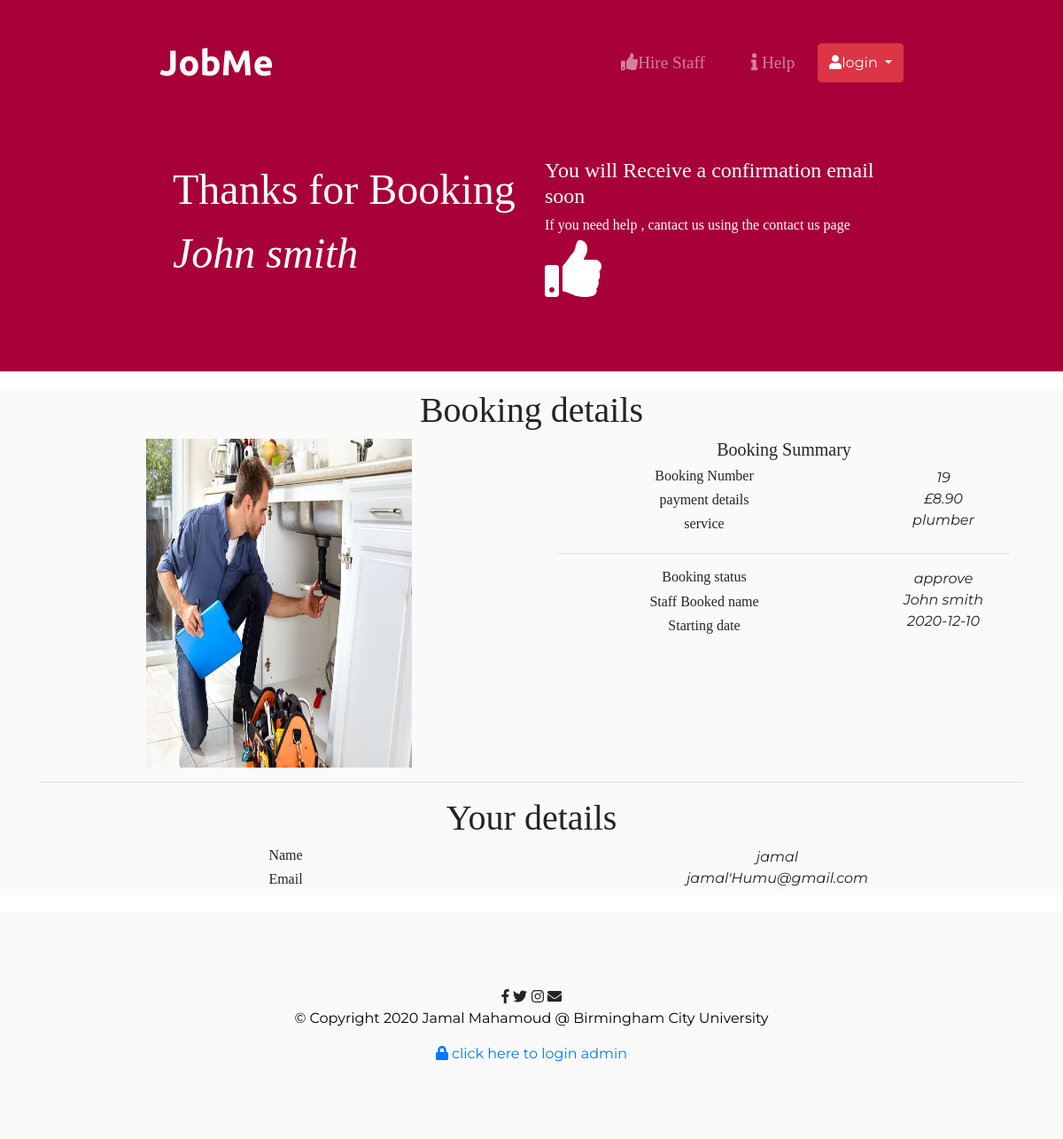
The page /Booked.php?bookID=3 on the database its author committed.
### tables this page shows
CREATE TABLE `jobseeker` (
  `jobseeker_Id` int(11) NOT NULL,
  `jobseeker_Name` varchar(100) NOT NULL,
  `jobseeker_description` varchar(300) NOT NULL,
  `jobseker_wage` varchar(500) NOT NULL,
  `jobseeke_service` varchar(300) NOT NULL,
  `jobseeker_tag` varchar(300) NOT NULL,
  `jobseeker_availability` varchar(35) NOT NULL,
  `Role_ID` int(2) NOT NULL,
  `jobseeker_image` text NOT NULL DEFAULT 'avatar.jpg'
);

CREATE TABLE `Booking` (
  `Bookind_id` int(5) NOT NULL,
  `Booking_jobseeker_id` int(5) NOT NULL,
  `Booking_customer` varchar(200) NOT NULL,
  `Booking_email` varchar(200) NOT NULL,
  `Booking_desc` text NOT NULL,
  `Booking_status` varchar(200) NOT NULL DEFAULT 'Waiting for approval',
  `Booking_date` date NOT NULL
);

### Booked.php (the view, shortened to what this page needs)
<?php  include "Includes/head.php";?>
<body>
      <section class="colored-section" id="title">
        <div class="container-fluid">
    <?php  include "Includes/nav.php";?>
    <?php
    if (isset($_GET['bookID'])) {
    $booked = $_GET['bookID'];
    }
    $query = "SELECT * FROM Jobseeker WHERE  jobseeker_Id = $booked";
            $select_all_posts_query = mysqli_query($connection,$query);
            while($row = mysqli_fetch_assoc($select_all_posts_query)) {
            $jobseeker_name= $row['jobseeker_Name'];
            $jobseker_wage = $row['jobseker_wage'];
            $jobseeker_image = $row['jobseeker_image'];
          $jobseeke_service = $row['jobseeke_service'];
        $jobseker_wage = $row['jobseker_wage'];
?>
<div class="container">
<div class="row">
<div class="col-lg-6">
  <h1 class="big-heading"> Thanks for Booking <em><?php echo "$jobseeker_name "?></em>   </h1>
</div>
<div class="pricing-column col-lg-6">
<h4>You will Receive a confirmation email soon</h4>
<h6>If you need help , cantact us using the contact us page </h6>
  <i class=" fas fa-thumbs-up fa-4x"></i>
  </div>
</div>
</div>
</section>
<?php
    }
     ?>
     <?php
       $query = "SELECT * FROM Booking WHERE Booking_jobseeker_id = $booked";
               $select_all_posts_query = mysqli_query($connection,$query);
               while($row = mysqli_fetch_assoc($select_all_posts_query)) {
               $Bookind_id = $row['Bookind_id'];
               $Booking_customer = $row['Booking_customer'];
               $Booking_email = $row['Booking_email'];
                 $Booking_status = $row['Booking_status'];
                 $Booking_date = $row['Booking_date'];
               }
     ?>
<section class="white-section">
  <div class="container" >
  <h1>Booking details</h1>
  <div class="row">
    <div class="col-lg-6">
      <img src="images\<?php echo $jobseeker_image; ?>" width="300" height="371"alt="...">
    </div>
    <div class="col-lg-6">
        <h5>Booking Summary</h5>
      <div class="container">
        <div class="row">
        <div class="col-lg-8">
          <h6>Booking Number</h6>
          <h6>payment details</h6>
          <h6>service</h6>
        </div>
        <div class="col-lg-4">
           <em><?php echo $Bookind_id ?> </em> <br>
            <em><?php echo $jobseker_wage ?> </em> <br>
             <em><?php  echo $jobseeke_service ?></em> <br>
        </div>
        </div>
        <hr>
        <div class="row">
        <div class="col-lg-8">
          <h6>Booking status</h6>
        <h6>Staff Booked name</h6>
            <h6>Starting date</h6>
        </div>
        <div class="col-lg-4">
            <em><?php echo $Booking_status ?> </em> <br>
          <em><?php echo $jobseeker_name ?> </em> <br>
          <em><?php  echo $Booking_date ?></em> <br>
        </div>
        </div>
      </div>
  </div>
  </div>
<hr>
  <div class="row">
    <div class="col-lg-12">
  <h1>Your details</h1>
  <div class="container">
    <div class="row">
      <div class="col-lg-6">
        <h6>Name </h6>
      <h6>Email</h6>
      </div>
      <div class="col-lg-6">
        <em><?php echo $Booking_customer?> </em> <br>
        <em><?php  echo  $Booking_email ?></em> <br>
      </div>
    </div>
  </div>
    </div>
    </div>
    </section>
    <?php  include "Includes/footer.php";?>

### css/styles.css (style rules this page uses)
body { font-family: "Montserrat"; text-align: center; }
h1, h2, h3, h4, h5, h6 { font-family: "Montserrat-Bold"; }
.big-heading { font-family: "Montserrat-Black"; font-size: 3rem; line-height: 1.5; }
.container-fluid { padding: 7% 15%; }
.colored-section { background-color: #a80038; color: #fff; }
.white-section { background-color: #fafafa; margin-top: 20px; }
#title { background-color: #a80038; color: #fff; text-align: left; }
#title .container-fluid { padding: 3% 15% 7%; }
.pricing-column { transition: 0.5s ease; cursor: pointer; }

### rows shown on the page
jobseeker: jobseeker_Name "John smith", jobseeker_image (picture), jobseker_wage "£8.90", jobseeke_service "plumber"
booking: Bookind_id "19", Booking_status "approve", Booking_date "2020-12-10", Booking_customer "jamal", Booking_email "jamal'Humu@gmail.com"
